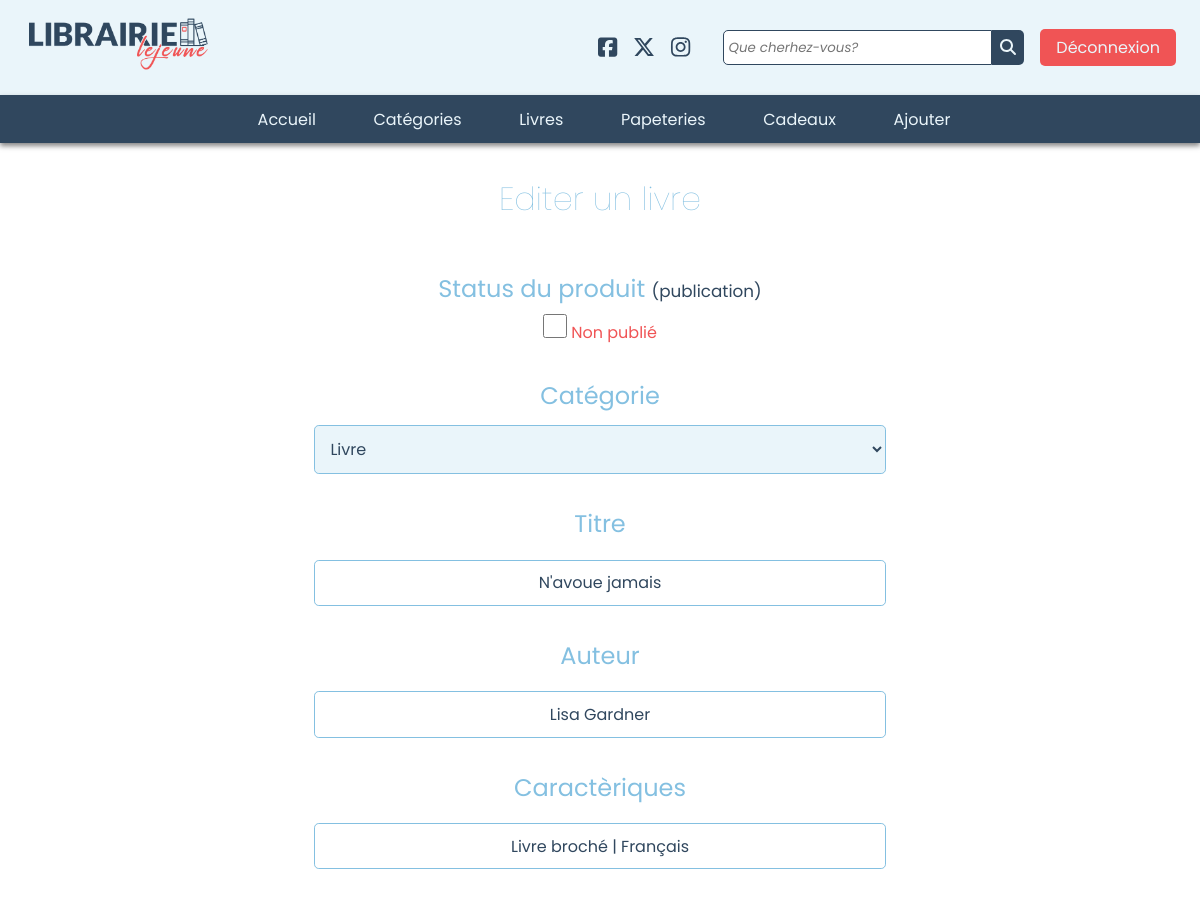
Before: /admin/edit-livre.php?idLivre=10011 (signed in, upper part) with the older database file.
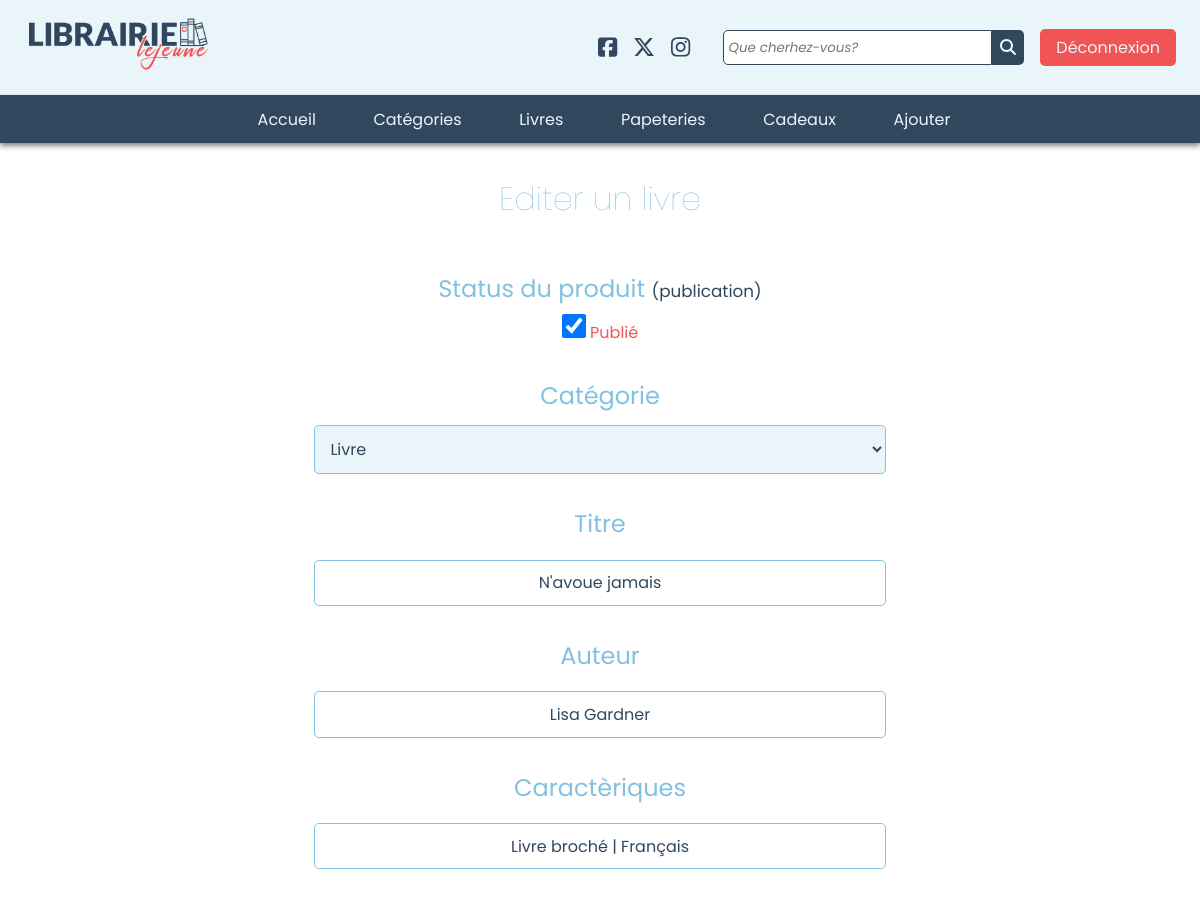
After: the same page with the newer database file.
### admin/app/functions/fct-db.php (called while the page is built, shortened)
<?php
function getLivreByIDDB($conn, $idLivre)
{
    try {
        $req = $conn->prepare("SELECT * FROM livres WHERE idLivre = :idLivre");
        $req->bindParam(':idLivre', $idLivre);
        $req->execute();
        $resultat = $req->fetch(PDO::FETCH_ASSOC);
        return $resultat;
    } catch (PDOException $e) {
        (DEBUG) ? $st = 'Error : ' . $e->getMessage() : $st = "Error in : getLivreByIDDB() function";
        return $st;
    }
}

### admin/edit-livre.php (the view, shortened to what the changed rows need)
<?php
require_once('settings.php');
$livre = null;
if (!is_object($conn)) {
    $msg = getMessage($conn, 'error');
} else {
    if (isset($_GET['idLivre'])) {
        $idLivre = $_GET['idLivre'];
        $livre = getLivreByIDDB($conn, $idLivre);
    } else {
        header('Location: manager.php');
        exit;
    }
}
?>
<!DOCTYPE html>
<html lang="fr">
<head>
    <?php
    displayHeadSection('Editer un livre');
    ?>
</head>
<body>
    <div class="edit-content">
        <div class="edit-title">
            <h1>Editer un livre</h1>
        </div>
        <div class="edit-form container">
            <form action="edit-livre.php?idLivre=<?php echo $livre['idLivre']; ?>" method="post" enctype="multipart/form-data">
                <div class="form-top">
                    <div class="form-left">
                        <div class=" checkbox-ctrl">
                            <?php displayFormRadioBtnArticlePublished(isset($livre['active']) ? $livre['active'] : 0, 'EDIT'); ?>
                        </div>
                    </div>
                </div>
            </form>
        </div>
    </div>
</body>
</html>

### admin/app/functions/fct-ui.php (shortened to what the changed rows need)
<?php
function displayFormRadioBtnArticlePublished($published, $typeForm = 'ADD')
{
    $html = '';
    if ($typeForm == 'ADD') {
        $html .= '
            <div class="form-check switch custom-checkbox">
                <input class="form-check-input checkbox" type="checkbox" value="1" name="published_article">
                <span class="slider round"></span>
                <label class="form-check-label" for="published_article"></label>
            </div>
        ';
    } elseif ($typeForm == 'EDIT') {
        if ($published) {
            $html .= '
                <div class="form-check switch custom-checkbox">
                    <input class="form-check-input checkbox" value="1" type="checkbox" name="published_article" checked>
                    <span class="slider round"></span>
                    <label class="form-check-label" for="published_article">Publié</label>
                </div>
            ';
        } else {
            $html .= '
                <div class="form-check switch custom-checkbox">
                    <input class="form-check-input checkbox" value="1" type="checkbox" name="published_article">
                    <span class="slider round"></span>
                    <label class="form-check-label" for="published_article">Non publié</label>
                </div>
            ';
        }
    }
    echo $html;
}
function displayHeadSection($title = APP_NAME)
{
    $head = '
    <meta charset="UTF-8">
    <meta name="viewport" content="width=device-width, initial-scale=1.0">
    <meta name="description" content="Découvrez Librairie Lejeune pour des livres, fournitures de papeterie et cadeaux uniques. Parcourez notre sélection dès aujourd\'hui!">
    <link rel="stylesheet" href="/css/styles.css">
    <link rel="preconnect" href="https://fonts.googleapis.com">
    <link rel="preconnect" href="https://fonts.gstatic.com" crossorigin>
    <link href="https://fonts.googleapis.com/css2?family=Chelsea+Market&family=Great+Vibes&family=Poppins:ital,wght@0,100;0,200;0,300;0,400;0,500;0,600;0,700;0,800;0,900;1,100;1,200;1,300;1,400;1,500;1,600;1,700;1,800;1,900&display=swap" rel="stylesheet">
    <title>' . $title . '</title>
    ';
    echo $head;
}

Changed rows visible on the page:
changed livres "N'avoue jamais": active 0 → 1 (drawn)
Other visible differences:
form field published_article: (not shown) → "☑"
form field published_article: "☐" → (not shown)
text no longer shown: "Non publié"
text now shown: "Publié"
